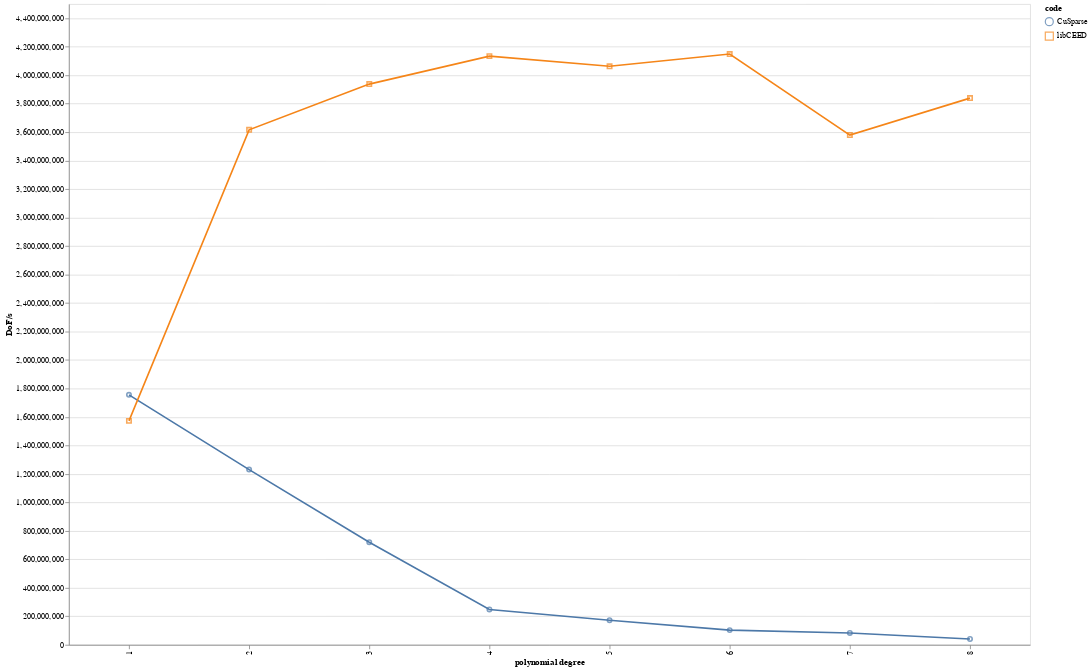

Here is the notebook cell this chart was saved with:
### Markdown cell above
# Matrix-free methods are crucial for high order

### Code cell
df = pd.DataFrame([ # data from ceed/ceed/papers/ecp-special-gpu/figures/libceed/ceedpavsfa.tex
["CuSparse", 1, 1755570000],
["CuSparse", 2, 1230490000],
["CuSparse", 3, 720458000],
["CuSparse", 4, 248439000],
["CuSparse", 5, 172816000],
["CuSparse", 6, 103112000],
["CuSparse", 7, 83081600],
["CuSparse", 8, 40645000],
["libCEED", 1, 1572540000],
["libCEED", 2, 3616390000],
["libCEED", 3, 3937560000],
["libCEED", 4, 4134010000],
["libCEED", 5, 4062560000],
["libCEED", 6, 4148760000],
["libCEED", 7, 3579790000],
["libCEED", 8, 3839100000],
], columns=["code", "polynomial degree", "DoF/s"])
base = alt.Chart(df).encode(
    alt.X("polynomial degree:O"),
    alt.Y("DoF/s"),
)
alt.layer(
    base.mark_point().encode(shape="code", color="code"),
    base.mark_line().encode(alt.Color("code", legend=None)),
).resolve_scale(
    color="independent",
    shape="independent",
).properties(width=1200, height=800)

### Figure 1 — Vega-Lite specification as saved in the notebook (floating-point values rounded to 4 significant figures)
{"config": {"view": {"continuousWidth": 400, "continuousHeight": 300}}, "layer": [{"mark": "point", "encoding": {"color": {"field": "code", "type": "nominal"}, "shape": {"field": "code", "type": "nominal"}, "x": {"field": "polynomial degree", "type": "ordinal"}, "y": {"field": "DoF/s", "type": "quantitative"}}}, {"mark": "line", "encoding": {"color": {"field": "code", "legend": null, "type": "nominal"}, "x": {"field": "polynomial degree", "type": "ordinal"}, "y": {"field": "DoF/s", "type": "quantitative"}}}], "data": {"name": "data-9d2c834d7b2f8f3151328bbf0df7847b"}, "height": 800, "resolve": {"scale": {"color": "independent", "shape": "independent"}}, "width": 1200, "$schema": "https://vega.github.io/schema/vega-lite/v4.17.0.json", "datasets": {"data-9d2c834d7b2f8f3151328bbf0df7847b": [{"code": "CuSparse", "polynomial degree": 1, "DoF/s": 1755570000}, {"code": "CuSparse", "polynomial degree": 2, "DoF/s": 1230490000}, {"code": "CuSparse", "polynomial degree": 3, "DoF/s": 720458000}, {"code": "CuSparse", "polynomial degree": 4, "DoF/s": 248439000}, {"code": "CuSparse", "polynomial degree": 5, "DoF/s": 172816000}, {"code": "CuSparse", "polynomial degree": 6, "DoF/s": 103112000}, {"code": "CuSparse", "polynomial degree": 7, "DoF/s": 83081600}, {"code": "CuSparse", "polynomial degree": 8, "DoF/s": 40645000}, {"code": "libCEED", "polynomial degree": 1, "DoF/s": 1572540000}, {"code": "libCEED", "polynomial degree": 2, "DoF/s": 3616390000}, {"code": "libCEED", "polynomial degree": 3, "DoF/s": 3937560000}, {"code": "libCEED", "polynomial degree": 4, "DoF/s": 4134010000}, {"code": "libCEED", "polynomial degree": 5, "DoF/s": 4062560000}, {"code": "libCEED", "polynomial degree": 6, "DoF/s": 4148760000}, {"code": "libCEED", "polynomial degree": 7, "DoF/s": 3579790000}, {"code": "libCEED", "polynomial degree": 8, "DoF/s": 3839100000}]}}
